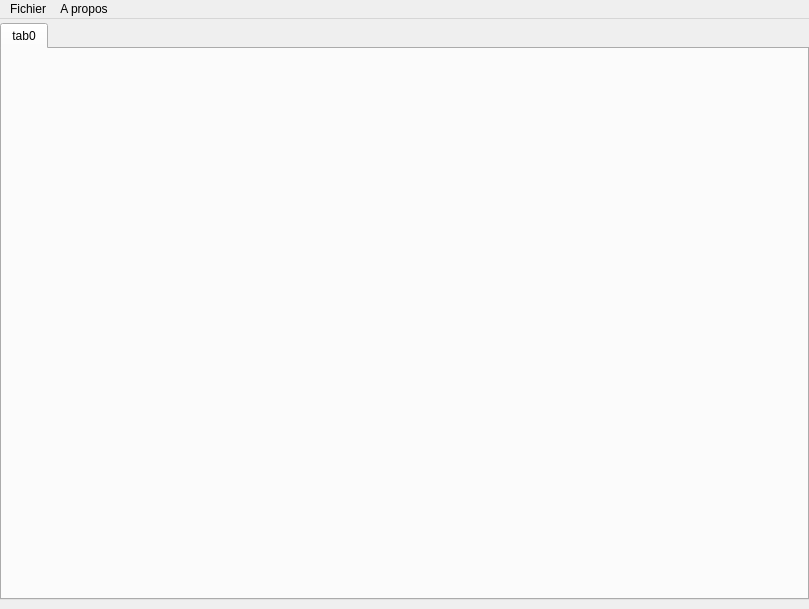
<ui version="4.0" >
 <class>MainWindow</class>
 <widget class="QMainWindow" name="MainWindow" >
  <property name="geometry" >
   <rect>
    <x>0</x>
    <y>0</y>
    <width>809</width>
    <height>609</height>
   </rect>
  </property>
  <property name="sizePolicy" >
   <sizepolicy vsizetype="Fixed" hsizetype="Fixed" >
    <horstretch>0</horstretch>
    <verstretch>0</verstretch>
   </sizepolicy>
  </property>
  <property name="minimumSize" >
   <size>
    <width>809</width>
    <height>609</height>
   </size>
  </property>
  <property name="maximumSize" >
   <size>
    <width>809</width>
    <height>609</height>
   </size>
  </property>
  <property name="windowTitle" >
   <string>Ginette 0.2</string>
  </property>
  <widget class="QWidget" name="centralwidget" >
   <widget class="QTabWidget" name="tabWidget" >
    <property name="geometry" >
     <rect>
      <x>0</x>
      <y>4</y>
      <width>809</width>
      <height>577</height>
     </rect>
    </property>
    <property name="focusPolicy" >
     <enum>Qt::NoFocus</enum>
    </property>
    <property name="currentIndex" >
     <number>0</number>
    </property>
    <widget class="QWidget" name="tab0" >
     <attribute name="title" >
      <string>tab0</string>
     </attribute>
    </widget>
   </widget>
  </widget>
  <widget class="QMenuBar" name="menuBar" >
   <property name="geometry" >
    <rect>
     <x>0</x>
     <y>0</y>
     <width>809</width>
     <height>28</height>
    </rect>
   </property>
   <widget class="QMenu" name="menuFichier" >
    <property name="title" >
     <string>Fichier</string>
    </property>
    <addaction name="newTab" />
    <addaction name="separator" />
    <addaction name="createBdd" />
    <addaction name="manageBdd" />
    <addaction name="separator" />
    <addaction name="actionPreferences" />
   </widget>
   <widget class="QMenu" name="menuAide" >
    <property name="title" >
     <string>A propos</string>
    </property>
    <addaction name="actionApropos" />
   </widget>
   <addaction name="menuFichier" />
   <addaction name="menuAide" />
  </widget>
  <action name="actionApropos" >
   <property name="text" >
    <string>Ginette</string>
   </property>
  </action>
  <action name="createBdd" >
   <property name="text" >
    <string>Créer une base de données</string>
   </property>
  </action>
  <action name="manageBdd" >
   <property name="text" >
    <string>Explorer une base de données</string>
   </property>
  </action>
  <action name="actionSystem" >
   <property name="text" >
    <string>Système</string>
   </property>
  </action>
  <action name="newTab" >
   <property name="text" >
    <string>Nouvel onglet</string>
   </property>
   <property name="shortcut" >
    <string>Ctrl+T</string>
   </property>
  </action>
  <action name="actionPreferences" >
   <property name="text" >
    <string>Préférences</string>
   </property>
  </action>
 </widget>
 <resources/>
 <connections/>
</ui>
